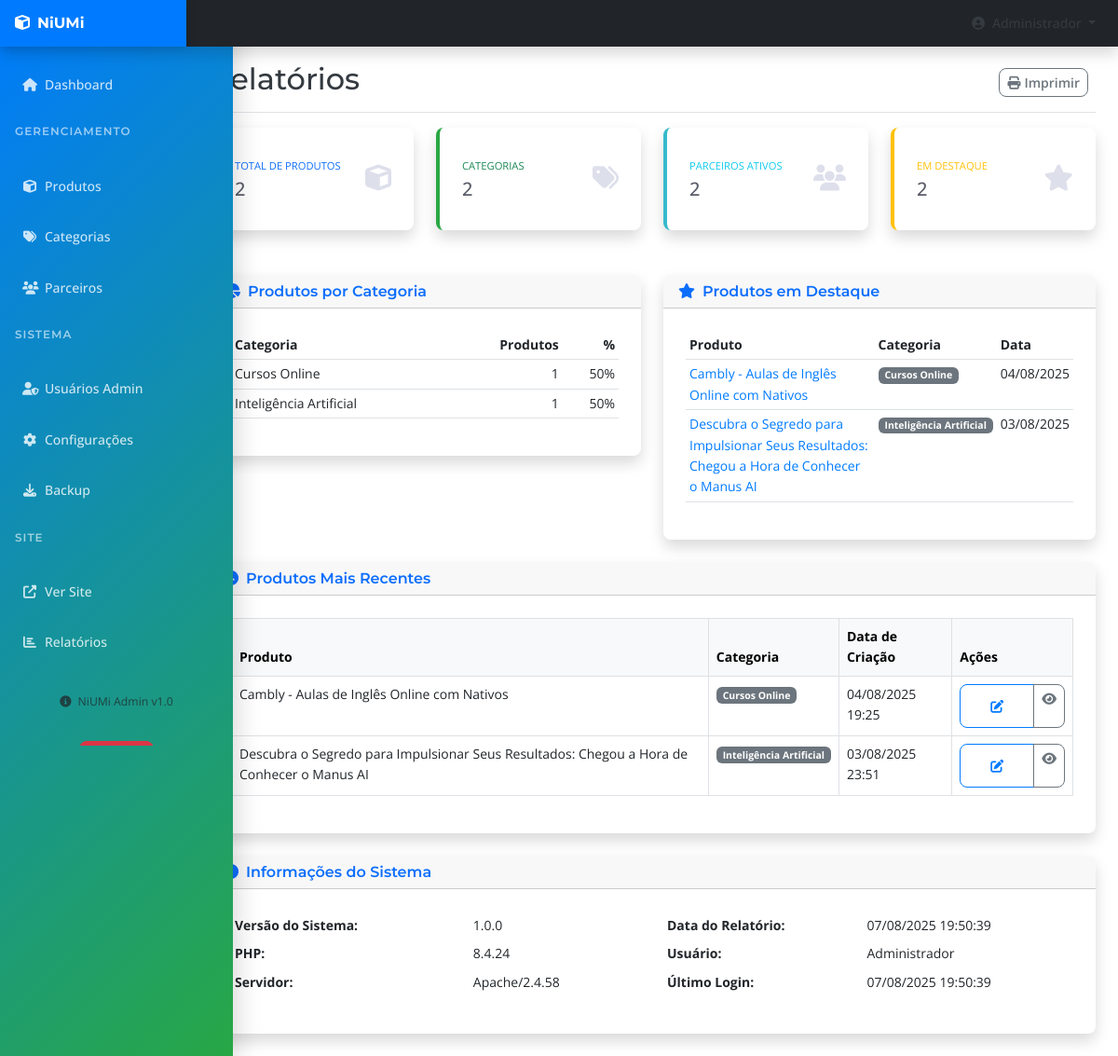
The app's page /admin/relatorios.php (signed in) with its own data.
### tables this page shows
CREATE TABLE `produtos` (
  `id` int(11) NOT NULL AUTO_INCREMENT,
  `nome` varchar(200) NOT NULL,
  `descricao` text NOT NULL,
  `preco` decimal(10,2) DEFAULT NULL,
  `imagem` varchar(255) DEFAULT NULL,
  `imagem_url` varchar(500) DEFAULT NULL,
  `video_youtube` varchar(255) DEFAULT NULL,
  `link_afiliado` varchar(500) NOT NULL,
  `categoria_id` int(11) DEFAULT NULL,
  `parceiro_id` int(11) DEFAULT NULL,
  `slug` varchar(250) NOT NULL,
  `meta_titulo` varchar(200) DEFAULT NULL,
  `meta_descricao` text DEFAULT NULL,
  `meta_keywords` text DEFAULT NULL,
  `ativo` tinyint(1) DEFAULT 1,
  `destaque` tinyint(1) DEFAULT 0,
  `data_criacao` timestamp NULL DEFAULT current_timestamp(),
  `data_atualizacao` timestamp NULL DEFAULT current_timestamp() ON UPDATE current_timestamp(),
  `seo_title` varchar(255) DEFAULT NULL,
  `seo_description` text DEFAULT NULL,
  `seo_keywords` text DEFAULT NULL,
  `seo_canonical` varchar(500) DEFAULT NULL,
  `seo_og_title` varchar(255) DEFAULT NULL,
  `seo_og_description` text DEFAULT NULL,
  `seo_og_image` varchar(500) DEFAULT NULL,
  `seo_schema_data` text DEFAULT NULL,
  `seo_focus_keyword` varchar(255) DEFAULT NULL,
  `seo_alt_text` varchar(255) DEFAULT NULL,
  PRIMARY KEY (`id`),
  UNIQUE KEY `slug` (`slug`),
  KEY `categoria_id` (`categoria_id`),
  KEY `parceiro_id` (`parceiro_id`),
  CONSTRAINT `produtos_ibfk_1` FOREIGN KEY (`categoria_id`) REFERENCES `categorias` (`id`) ON DELETE CASCADE,
  CONSTRAINT `produtos_ibfk_2` FOREIGN KEY (`parceiro_id`) REFERENCES `parceiros` (`id`) ON DELETE CASCADE
);

CREATE TABLE `categorias` (
  `id` int(11) NOT NULL AUTO_INCREMENT,
  `nome` varchar(100) NOT NULL,
  `descricao` text DEFAULT NULL,
  `slug` varchar(150) NOT NULL,
  `meta_titulo` varchar(200) DEFAULT NULL,
  `meta_descricao` text DEFAULT NULL,
  `data_criacao` timestamp NULL DEFAULT current_timestamp(),
  `data_atualizacao` timestamp NULL DEFAULT current_timestamp() ON UPDATE current_timestamp(),
  `seo_title` varchar(255) DEFAULT NULL,
  `seo_description` text DEFAULT NULL,
  `seo_keywords` text DEFAULT NULL,
  `seo_canonical` varchar(500) DEFAULT NULL,
  `seo_og_title` varchar(255) DEFAULT NULL,
  `seo_og_description` text DEFAULT NULL,
  `seo_og_image` varchar(500) DEFAULT NULL,
  `seo_schema_data` text DEFAULT NULL,
  `seo_focus_keyword` varchar(255) DEFAULT NULL,
  PRIMARY KEY (`id`),
  UNIQUE KEY `slug` (`slug`)
);

### admin/relatorios.php (the view, shortened to what the rows shown need)
<?php
require_once '../includes/config.php';
try {
    $stmt = $pdo->prepare("
        SELECT c.nome, COUNT(p.id) as total
        FROM categorias c
        LEFT JOIN produtos p ON c.id = p.categoria_id AND p.ativo = 1
        GROUP BY c.id, c.nome
        ORDER BY total DESC
    ");
    $stmt->execute();
    $produtos_por_categoria = $stmt->fetchAll(PDO::FETCH_ASSOC);
    $stmt = $pdo->prepare("
        SELECT p.nome, p.slug, c.nome as categoria_nome, p.data_criacao
        FROM produtos p
        LEFT JOIN categorias c ON p.categoria_id = c.id
        WHERE p.ativo = 1
        ORDER BY p.data_criacao DESC
        LIMIT 10
    ");
    $stmt->execute();
    $produtos_recentes = $stmt->fetchAll(PDO::FETCH_ASSOC);
    $stmt = $pdo->prepare("
        SELECT p.nome, p.slug, c.nome as categoria_nome, p.data_criacao
        FROM produtos p
        LEFT JOIN categorias c ON p.categoria_id = c.id
        WHERE p.ativo = 1 AND p.destaque = 1
        ORDER BY p.data_criacao DESC
    ");
    $stmt->execute();
    $produtos_em_destaque = $stmt->fetchAll(PDO::FETCH_ASSOC);
} catch(PDOException $e) {
    $total_produtos = 0;
    $total_categorias = 0;
    $total_parceiros = 0;
    $produtos_destaque = 0;
    $produtos_por_categoria = [];
    $produtos_recentes = [];
    $produtos_em_destaque = [];
}
include 'templates/admin_header.php';
?>
<div class="container-fluid">
    <div class="row">
        <main class="col-md-9 ms-sm-auto col-lg-10 px-md-4">
            <div class="d-flex justify-content-between flex-wrap flex-md-nowrap align-items-center pt-3 pb-2 mb-3 border-bottom">
                <h1 class="h2">Relatórios</h1>
            </div>
            <div class="row">
                <div class="col-lg-6 mb-4">
                    <div class="card shadow">
                        <div class="card-body">
                            <?php if (empty($produtos_por_categoria)): ?>
                            <div class="text-center py-4">
                                <i class="fas fa-chart-pie fa-3x text-muted mb-3"></i>
                                <p class="text-muted">Nenhum dado disponível.</p>
                            </div>
                            <?php else: ?>
                            <div class="table-responsive">
                                <table class="table table-sm">
                                    <thead>
                                        <tr>
                                            <th>Categoria</th>
                                            <th class="text-end">Produtos</th>
                                            <th class="text-end">%</th>
                                        </tr>
                                    </thead>
                                </table>
                            </div>
                            <?php endif; ?>
                        </div>
                    </div>
                </div>
                <div class="col-lg-6 mb-4">
                    <div class="card shadow">
                        <div class="card-body">
                            <?php if (empty($produtos_em_destaque)): ?>
                            <div class="text-center py-4">
                                <i class="fas fa-star fa-3x text-muted mb-3"></i>
                                <p class="text-muted">Nenhum produto em destaque.</p>
                            </div>
                            <?php else: ?>
                            <div class="table-responsive">
                                <table class="table table-sm">
                                    <thead>
                                        <tr>
                                            <th>Produto</th>
                                            <th>Categoria</th>
                                            <th>Data</th>
                                        </tr>
                                    </thead>
                                    <tbody>
                                        <?php foreach ($produtos_em_destaque as $produto): ?>
                                        <tr>
                                            <td>
                                                <a href="produtos.php?action=edit&id=<?php echo $produto['slug']; ?>" class="text-decoration-none">
                                                    <?php echo htmlspecialchars($produto['nome']); ?>
                                                </a>
                                            </td>
                                            <td>
                                                <span class="badge bg-secondary">
                                                    <?php echo htmlspecialchars($produto['categoria_nome'] ?? 'Sem categoria'); ?>
                                                </span>
                                            </td>
                                            <td><?php echo date('d/m/Y', strtotime($produto['data_criacao'])); ?></td>
                                        </tr>
                                        <?php endforeach; ?>
                                    </tbody>
                                </table>
                            </div>
                            <?php endif; ?>
                        </div>
                    </div>
                </div>
            </div>
            <div class="row">
                <div class="col-lg-12 mb-4">
                    <div class="card shadow">
                        <div class="card-body">
                            <?php if (empty($produtos_recentes)): ?>
                            <div class="text-center py-4">
                                <i class="fas fa-clock fa-3x text-muted mb-3"></i>
                                <p class="text-muted">Nenhum produto cadastrado.</p>
                            </div>
                            <?php else: ?>
                            <div class="table-responsive">
                                <table class="table table-bordered table-hover">
                                    <thead class="table-light">
                                        <tr>
                                            <th>Produto</th>
                                            <th>Categoria</th>
                                            <th>Data de Criação</th>
                                            <th>Ações</th>
                                        </tr>
                                    </thead>
                                    <tbody>
                                        <?php foreach ($produtos_recentes as $produto): ?>
                                        <tr>
                                            <td><?php echo htmlspecialchars($produto['nome']); ?></td>
                                            <td>
                                                <span class="badge bg-secondary">
                                                    <?php echo htmlspecialchars($produto['categoria_nome'] ?? 'Sem categoria'); ?>
                                                </span>
                                            </td>
                                            <td><?php echo date('d/m/Y H:i', strtotime($produto['data_criacao'])); ?></td>
                                            <td>
                                                <div class="btn-group" role="group">
                                                    <a href="produtos.php?action=edit&id=<?php echo $produto['slug']; ?>"
                                                       class="btn btn-sm btn-outline-primary" title="Editar">
                                                        <i class="fas fa-edit"></i>
                                                    </a>
                                                    <a href="../produto.php?slug=<?php echo $produto['slug']; ?>"
                                                       target="_blank" class="btn btn-sm btn-outline-secondary" title="Ver">
                                                        <i class="fas fa-eye"></i>
                                                    </a>
                                                </div>
                                            </td>
                                        </tr>
                                        <?php endforeach; ?>
                                    </tbody>
                                </table>
                            </div>
                            <?php endif; ?>
                        </div>
                    </div>
                </div>
            </div>
        </main>
    </div>
</div>
<?php include 'templates/admin_footer.php'; ?>

### records on screen
produtos: nome "Cambly - Aulas de Inglês Online com Nativos", categoria.nome "Cursos Online", data_criacao "04/08/2025", data_criacao "04/08/2025 19:25"
produtos: nome "Descubra o Segredo para Impulsionar Seus Resultados: Chegou a Hora de Conhecer o Manus AI", categoria.nome "Inteligência Artificial", data_criacao "03/08/2025", data_criacao "03/08/2025 23:51"

### other values on screen
$_SESSION['admin_nome'] "Administrador"
$total_produtos "2"
$total_categorias "2"
$total_parceiros "2"
$produtos_destaque "2"
$categoria['nome'] "Cursos Online"
$categoria['total'] "1"
$percentual "50"
$categoria['nome'] "Inteligência Artificial"
PHP_VERSION "8.4.24"
$_SERVER['SERVER_SOFTWARE'] "Apache/2.4.58"
